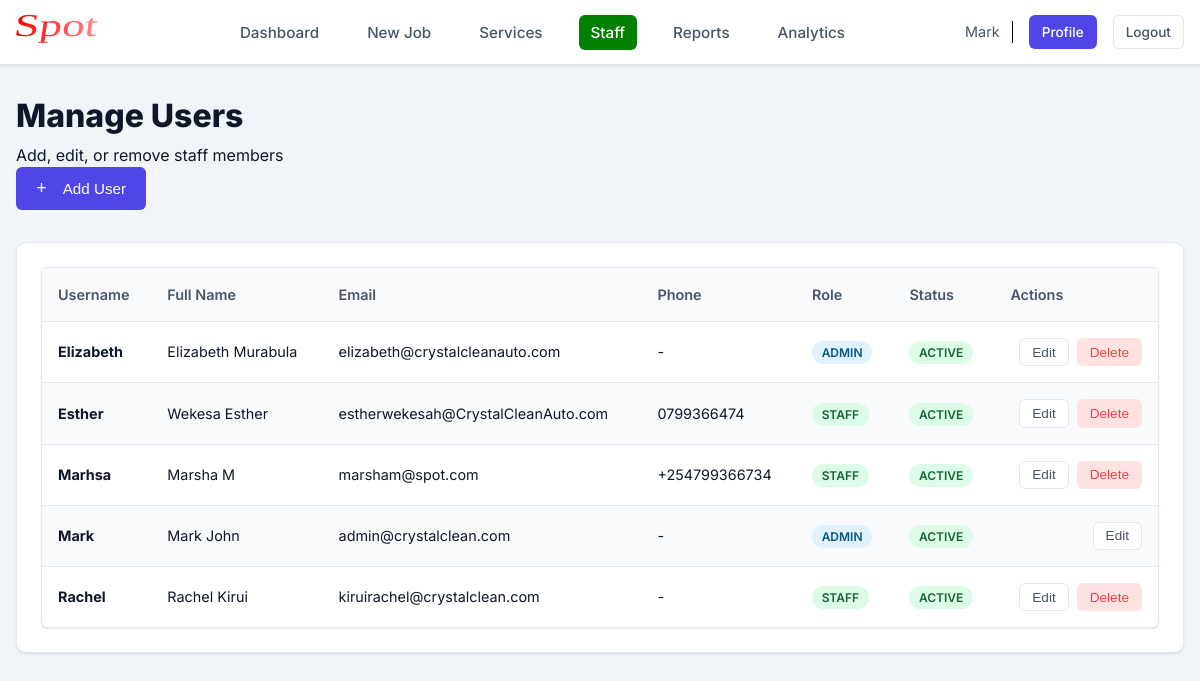
The app's page /users (signed in) with its own data.
### app/models.py (models this page shows, shortened)
class User(UserMixin, db.Model):
    __tablename__ = 'users'
    id = db.Column(db.Integer, primary_key=True)
    username = db.Column(db.String(80), unique=True, nullable=False, index=True)
    full_name = db.Column(db.String(120), nullable=False)
    email = db.Column(db.String(120), unique=True, nullable=False)
    phone_number = db.Column(db.String(20))
    password_hash = db.Column(db.String(255), nullable=False)
    role = db.Column(db.String(20), nullable=False, default='staff')  # 'admin' or 'staff'
    is_active = db.Column(db.Boolean, default=True)
    created_at = db.Column(db.DateTime, default=datetime.utcnow)
    cars = db.relationship('Car', backref='assigned_user', lazy='dynamic')
    notifications = db.relationship('Notification', backref='user', lazy='dynamic')

### app/routes.py (the view)
@app.route('/users')
@login_required
@admin_required
def manage_users():
    users = User.query.order_by(User.username).all()
    add_form = AddUserForm()
    edit_form = EditUserForm()
    return render_template('manage_users.html',
                         users=users,
                         add_form=add_form,
                         edit_form=edit_form)

### app/models.py (called while the page is built)
@login_manager.user_loader
def load_user(user_id):
    return User.query.get(int(user_id))

### app/utils.py (called while the page is built)
def admin_required(f):
    @wraps(f)
    def decorated_function(*args, **kwargs):
        if not current_user.is_authenticated:
            flash('Please log in to access this page.', 'error')
            return redirect(url_for('login'))
        if current_user.role != 'admin':
            flash('You do not have permission to access this page.', 'error')
            return redirect(url_for('staff_dashboard'))
        return f(*args, **kwargs)
    return decorated_function

### app/templates/manage_users.html (shortened to what this page needs)
{% extends "base.html" %}
{% block content %}
<div class="dashboard-header" style="margin-bottom: 32px;">
    <div>
        <h1 style="font-size: 32px; font-weight: 800; color: var(--text-dark);">Manage Users</h1>
        <p style="color: var(--text-light); margin-top: 8px;">Add, edit, or remove staff members</p>
    </div>
    <button class="btn btn-primary" onclick="openAddUserModal()">
        <span style="font-size: 18px; margin-right: 8px;">+</span> Add User
    </button>
</div>
<div class="card">
    <div class="card-body">
        {% if users %}
        <div class="table-responsive">
            <table class="table">
                <thead>
                    <tr>
                        <th>Username</th>
                        <th>Full Name</th>
                        <th>Email</th>
                        <th>Phone</th>
                        <th>Role</th>
                        <th>Status</th>
                        <th>Actions</th>
                    </tr>
                </thead>
                <tbody>
                    {% for user in users %}
                    <tr>
                        <td data-label="Username"><strong>{{ user.username }}</strong></td>
                        <td data-label="Full Name">{{ user.full_name }}</td>
                        <td data-label="Email">{{ user.email }}</td>
                        <td data-label="Phone">{{ user.phone_number or '-' }}</td>
                        <td data-label="Role">
                            <span
                                class="badge {% if user.role == 'admin' %}badge-pending{% else %}badge-completed{% endif %}">
                                {{ user.role.upper() }}
                            </span>
                        </td>
                        <td data-label="Status">
                            <span
                                class="badge {% if user.is_active %}badge-completed{% else %}badge-in-progress{% endif %}">
                                {% if user.is_active %}Active{% else %}Inactive{% endif %}
                            </span>
                        </td>
                        <td data-label="Actions">
                            <div class="action-buttons" style="display: flex; gap: 0.5rem; justify-content: flex-end;">
                                <button class="btn btn-sm btn-secondary"
                                    onclick="openEditUserModal({{ user.id }}, '{{ user.username }}', '{{ user.full_name }}', '{{ user.email }}', '{{ user.phone_number }}', '{{ user.role }}', {{ user.is_active|lower }})">
                                    Edit
                                </button>
                                {% if user.id != current_user.id %}
                                <form method="POST" action="{{ url_for('delete_user', user_id=user.id) }}"
                                    style="display: inline;"
                                    onsubmit="return confirm('Are you sure you want to delete this user?')">
                                    <button type="submit" class="btn btn-sm btn-danger">Delete</button>
                                </form>
                                {% endif %}
                            </div>
                        </td>
                    </tr>
                    {% endfor %}
                </tbody>
            </table>
        </div>
        {% endif %}
    </div>
</div>
{% endblock %}

### app/templates/base.html (shortened to what this page needs)
<!DOCTYPE html>
<html lang="en">
<head>
    <link rel="stylesheet" href="{{ url_for('static', filename='css/style.css') }}">
    <link rel="stylesheet" href="https://cdnjs.cloudflare.com/ajax/libs/font-awesome/6.5.1/css/all.min.css">
</head>
<body>
    {% if current_user.is_authenticated %}
    <nav class="navbar">
        <div class="nav-container">
            <a href="{{ url_for('admin_dashboard') if current_user.role == 'admin' else url_for('staff_dashboard') }}"
                class="nav-brand" style="font-family: 'Inter', sans-serif;">
                <img src="{{ url_for('static', filename='images/spot.svg') }}" alt="Spot"
                    style="height: 40px; width: auto; margin: 0; transform: translateY(0);">
            </a>
            <ul class="nav-menu">
                {% if current_user.role == 'admin' %}
                <li><a href="{{ url_for('admin_dashboard') }}"
                        class="nav-link {% if request.endpoint == 'admin_dashboard' %}active{% endif %}">Dashboard</a>
                </li>
                <li><a href="{{ url_for('add_car') }}"
                        class="nav-link {% if request.endpoint == 'add_car' %}active{% endif %}">New Job</a></li>
                <li><a href="{{ url_for('manage_services') }}"
                        class="nav-link {% if request.endpoint == 'manage_services' %}active{% endif %}">Services</a>
                </li>
                <li><a href="{{ url_for('manage_users') }}"
                        class="nav-link {% if request.endpoint == 'manage_users' %}active{% endif %}">Staff</a></li>
                <li><a href="{{ url_for('reports') }}"
                        class="nav-link {% if request.endpoint == 'reports' %}active{% endif %}">Reports</a></li>
                <li><a href="{{ url_for('analytics') }}"
                        class="nav-link {% if request.endpoint == 'analytics' %}active{% endif %}">Analytics</a></li>
                {% else %}
                <li><a href="{{ url_for('staff_dashboard') }}"
                        class="nav-link {% if request.endpoint == 'staff_dashboard' %}active{% endif %}">My Jobs</a>
                </li>
                {% endif %}
            </ul>
            <div class="nav-right">
                <span
                    style="font-size: 0.9rem; padding-right: 12px; border-right: 1px solid black; color: var(--text-secondary);">{{
                    current_user.username }}</span>
                <a href="{{ url_for('view_profile') }}" class="btn btn-sm btn-primary">Profile</a>
                <a href="{{ url_for('logout') }}" class="btn btn-sm btn-secondary">Logout</a>
            </div>
        </div>
    </nav>
    {% endif %}
    <main class="main-content">
        {% block content %}{% endblock %}
    </main>
</body>
</html>

### app/static/css/style.css (style rules this page uses)
:root { --bg-body: #f1f5f9; --bg-surface: #ffffff; --bg-surface-alt: #f8fafc; --text-primary: #0f172a; --text-secondary: #475569; --text-muted: #94a3b8; --text-on-primary: #ffffff; --primary: #4f46e5; --primary-dark: #4338ca; --primary-light: #e0e7ff; --success: #10b981; --warning: #f59e0b; --danger: #ef4444; --info: #3b82f6; --border-light: #e2e8f0; --shadow-sm: 0 1px 3px rgba(0, 0, 0, 0.05), 0 1px 2px rgba(0, 0, 0, 0.06); --shadow-md: 0 4px 6px -1px rgba(0, 0, 0, 0.05), 0 2px 4px -1px rgba(0, 0, 0, 0.03); --shadow-lg: 0 10px 15px -3px rgba(0, 0, 0, 0.05), 0 4px 6px -2px rgba(0, 0, 0, 0.02); --radius-sm: 6px; --radius-md: 10px; --radius-lg: 16px; --max-width: 1200px; }
*, *::before, *::after { box-sizing: border-box; margin: 0; padding: 0; }
body { background-color: var(--bg-body); color: var(--text-primary); font-family: 'Inter', sans-serif; line-height: 1.5; min-height: 100vh; }
h1, h2, h3, h4, h5, h6 { font-weight: 700; line-height: 1.2; color: var(--text-primary); margin-bottom: 0.5rem; }
a { color: var(--primary); text-decoration: none; }
.main-content { max-width: var(--max-width); margin: 0 auto; padding: 2rem 1rem; min-height: 80vh; padding-bottom: 6rem; }
.navbar { background: var(--bg-surface); border-bottom: 1px solid var(--border-light); padding: 0.75rem 0; position: sticky; top: 0; z-index: 1000; box-shadow: var(--shadow-sm); }
.nav-container { max-width: var(--max-width); margin: 0 auto; padding: 0 1rem; display: flex; justify-content: space-between; align-items: center; }
.nav-brand { display: flex; align-items: center; gap: 0.75rem; font-weight: 700; font-size: 1.25rem; color: var(--text-primary); }
.nav-menu { display: flex; align-items: center; gap: 1.5rem; list-style: none; }
.nav-link { color: var(--text-secondary); font-weight: 500; font-size: 0.95rem; padding: 0.5rem 0.75rem; border-radius: var(--radius-sm); }
.nav-link:hover, .nav-link.active { color: #fff; background-color: green; text-decoration: none; }
.nav-right { display: flex; align-items: center; gap: 1rem; }
.card { background: var(--bg-surface); border: 1px solid var(--border-light); border-radius: var(--radius-md); padding: 1.5rem; margin-bottom: 1.5rem; box-shadow: var(--shadow-sm); transition: transform 0.2s ease, box-shadow 0.2s ease; }
.table-responsive { display: block; width: 100%; overflow-x: auto; border: 1px solid var(--border-light); border-radius: var(--radius-sm); background: var(--bg-surface); box-shadow: var(--shadow-sm); -webkit-overflow-scrolling: touch; scrollbar-width: thin; scrollbar-color: var(--border-light) transparent; }
.table { width: 100%; border-collapse: collapse; font-size: 0.9rem; }
.table th { background: var(--bg-surface-alt); color: var(--text-secondary); font-weight: 600; text-align: left; padding: 1rem; border-bottom: 1px solid var(--border-light); white-space: nowrap; position: sticky; top: 0; z-index: 10; }
.table td { padding: 1rem; border-bottom: 1px solid var(--border-light); color: var(--text-primary); white-space: nowrap; }
.table tbody tr:nth-child(even) { background-color: #f8fafc; }
.table tr:last-child td { border-bottom: none; }
.btn { display: inline-flex; align-items: center; justify-content: center; gap: 0.5rem; padding: 0.6rem 1.2rem; border-radius: var(--radius-sm); font-weight: 500; cursor: pointer; border: 1px solid transparent; transition: all 0.15s ease; font-size: 0.95rem; }
.btn-primary { background-color: var(--primary); color: var(--text-on-primary); }
.btn-secondary { background-color: var(--bg-surface); border-color: var(--border-light); color: var(--text-secondary); }
.btn-danger { background-color: #fee2e2; color: var(--danger); border-color: transparent; }
.btn-sm { padding: 0.35rem 0.75rem; font-size: 0.85rem; }
.badge { padding: 0.25rem 0.6rem; border-radius: 99px; font-size: 0.75rem; font-weight: 600; text-transform: uppercase; }
.badge-completed { background: #dcfce7; color: #166534; }
.badge-pending { background: #e0f2fe; color: #075985; }
.action-buttons { display: flex; gap: 0.5rem; align-items: center; }

### records on screen
User: username "Mark", full_name "Mark John", email "admin@crystalclean.com", phone_number "-", role "ADMIN", is_active "ACTIVE"
User: username "Elizabeth", full_name "Elizabeth Murabula", email "elizabeth@crystalcleanauto.com", phone_number "-", role "ADMIN", is_active "ACTIVE"
User: username "Esther", full_name "Wekesa Esther", email "estherwekesah@CrystalCleanAuto.com", phone_number "0799366474", role "STAFF", is_active "ACTIVE"
User: username "Marhsa", full_name "Marsha M", email "marsham@spot.com", phone_number "+254799366734", role "STAFF", is_active "ACTIVE"
User: username "Rachel", full_name "Rachel Kirui", email "kiruirachel@crystalclean.com", phone_number "-", role "STAFF", is_active "ACTIVE"
